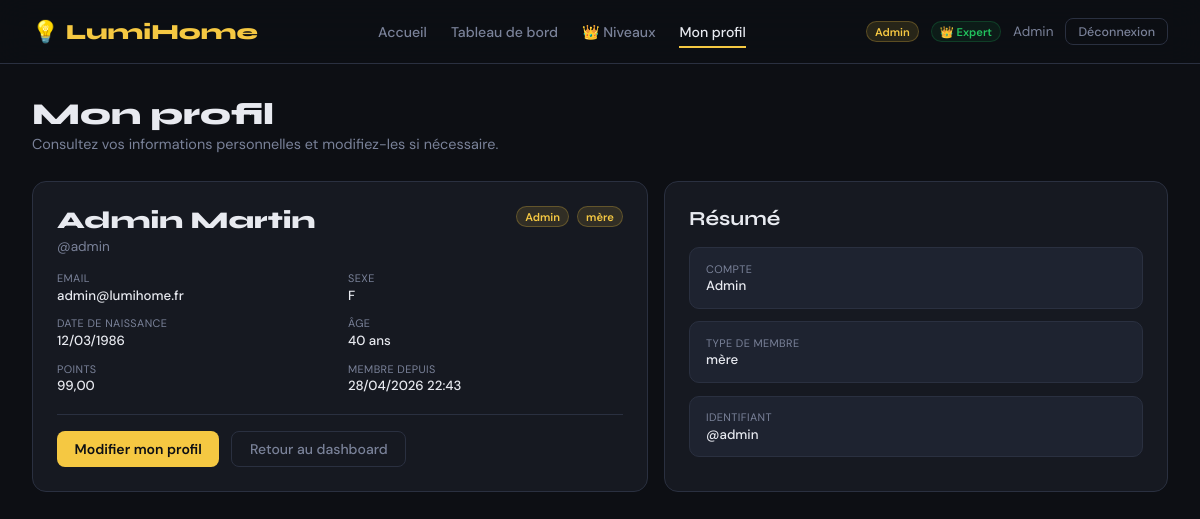
The app's page /Lumihome/index.php?page=profil (signed in) with its own data.
### tables this page shows
CREATE TABLE IF NOT EXISTS utilisateurs (
    id              INT AUTO_INCREMENT PRIMARY KEY,
    login           VARCHAR(50)  NOT NULL UNIQUE,
    nom             VARCHAR(100) NOT NULL,
    prenom          VARCHAR(100) NOT NULL,
    email           VARCHAR(150) NOT NULL UNIQUE,
    mot_de_passe    VARCHAR(255) NOT NULL,
    role            ENUM('visiteur','membre','admin') DEFAULT 'membre',
    est_banni       BOOLEAN DEFAULT FALSE,
    raison_ban      TEXT,
    age             INT,
    sexe            ENUM('M','F','Autre'),
    date_naissance  DATE,
    type_membre     VARCHAR(50) DEFAULT 'habitant',
    points          FLOAT DEFAULT 0,
    created_at      DATETIME DEFAULT CURRENT_TIMESTAMP
);

### Lumihome/includes/config.php (called while the page is built, shortened)
<?php
function escape(string $s): string {
    return htmlspecialchars($s, ENT_QUOTES, 'UTF-8');
}

### Lumihome/pages/profil.php (the view, shortened to what this page needs)
<?php
$profil       = null;
$age          = '-';
try {
    $pdo = db();
    $st  = $pdo->prepare('
        SELECT id, login, nom, prenom, email, role, sexe,
               date_naissance, type_membre, points, created_at
        FROM utilisateurs
        WHERE id = ?
        LIMIT 1
    ');
    $st->execute([$_SESSION['user_id']]);
    $profil = $st->fetch();
    if (!$profil) {
        $erreur_profil = 'Profil introuvable.';
    } elseif (!empty($profil['date_naissance'])) {
        $age = (new DateTime($profil['date_naissance']))->diff(new DateTime())->y . ' ans';
    }
} catch (Exception $e) {
    $erreur_profil = 'Impossible de charger le profil.';
}
$prenom      = escape($profil['prenom']      ?? '');
$nom         = escape($profil['nom']         ?? '');
$email       = escape($profil['email']       ?? '');
$login       = escape($profil['login']       ?? '');
$role        = escape($profil['role']        ?? 'membre');
$sexe        = $profil['sexe']               ?? 'Autre';
$dob         = escape($profil['date_naissance'] ?? '');
$type_membre = $profil['type_membre']        ?? 'habitant';
$points      = isset($profil['points'])
               ? number_format((float) $profil['points'], 2, ',', ' ')
               : '0';
$created_at  = !empty($profil['created_at'])
               ? date('d/m/Y H:i', strtotime($profil['created_at']))
               : '-';
?>
<div class="page">
  <div style="margin-bottom:1.75rem">
    <h1 style="font-family:Syne,sans-serif;font-size:1.9rem;font-weight:800;margin-bottom:.2rem">
      Mon profil
    </h1>
    <p style="font-size:.9rem;color:var(--muted)">
      Consultez vos informations personnelles et modifiez-les si nécessaire.
    </p>
  </div>
  <div class="profil-grid" style="display:grid;grid-template-columns:1.1fr .9fr;gap:1rem">
    <div class="card">
      <div style="display:flex;justify-content:space-between;align-items:flex-start;
                  gap:1rem;flex-wrap:wrap;margin-bottom:1rem">
        <div>
          <div style="font-family:Syne,sans-serif;font-size:1.5rem;font-weight:800">
            <?= $prenom . ' ' . $nom ?>
          </div>
          <div style="font-size:.85rem;color:var(--muted);margin-top:.2rem">
            @<?= $login ?>
          </div>
        </div>
        <div style="display:flex;gap:.5rem;flex-wrap:wrap">
          <span class="badge-role <?= $role === 'admin' ? 'badge-admin' : '' ?>">
            <?= ucfirst($role) ?>
          </span>
          <span class="badge-role"><?= escape($type_membre) ?></span>
        </div>
      </div>
      <div style="display:grid;grid-template-columns:1fr 1fr;gap:.8rem 1rem">
        <div>
          <div class="meta-lbl">Email</div>
          <div class="meta-val"><?= $email ?></div>
        </div>
        <div>
          <div class="meta-lbl">Sexe</div>
          <div class="meta-val"><?= escape($sexe) ?></div>
        </div>
        <div>
          <div class="meta-lbl">Date de naissance</div>
          <div class="meta-val"><?= $dob ? date('d/m/Y', strtotime($dob)) : '-' ?></div>
        </div>
        <div>
          <div class="meta-lbl">Âge</div>
          <div class="meta-val"><?= $age ?></div>
        </div>
        <div>
          <div class="meta-lbl">Points</div>
          <div class="meta-val"><?= $points ?></div>
        </div>
        <div>
          <div class="meta-lbl">Membre depuis</div>
          <div class="meta-val"><?= $created_at ?></div>
        </div>
      </div>
      <div style="margin-top:1.25rem;padding-top:1rem;border-top:1px solid var(--border);
                  display:flex;gap:.75rem;flex-wrap:wrap">
        <button class="btn btn-primary" onclick="toggleEditProfil()">
          Modifier mon profil
        </button>
        <a class="btn btn-outline" href="/Lumihome/index.php?page=dashboard">
          Retour au dashboard
        </a>
      </div>
    </div>
    <div class="card">
      <div class="sec-title" style="margin-bottom:1rem">Résumé</div>
      <div style="display:grid;gap:.8rem">
        <div style="padding:.85rem 1rem;background:var(--surface2);
                    border:1px solid var(--border);border-radius:10px">
          <div class="meta-lbl">Compte</div>
          <div class="meta-val"><?= ucfirst($role) ?></div>
        </div>
        <div style="padding:.85rem 1rem;background:var(--surface2);
                    border:1px solid var(--border);border-radius:10px">
          <div class="meta-lbl">Type de membre</div>
          <div class="meta-val"><?= escape($type_membre) ?></div>
        </div>
        <div style="padding:.85rem 1rem;background:var(--surface2);
                    border:1px solid var(--border);border-radius:10px">
          <div class="meta-lbl">Identifiant</div>
          <div class="meta-val">@<?= $login ?></div>
        </div>
      </div>
    </div>
  </div>
</div>

### Lumihome/assets/css/style.css (style rules this page uses)
*, *::before, *::after { box-sizing: border-box; margin: 0; padding: 0; }
:root { --bg: #0d0f14; --surface: #161921; --surface2: #1e2330; --border: #2a3040; --accent: #f5c842; --accent2: #ff8c42; --text: #e8eaf0; --muted: #7a8299; --on: #22c55e; --off: #ef4444; --r: 14px; }
body { font-family: 'DM Sans', sans-serif; background: var(--bg); color: var(--text); min-height: 100vh; }
a { color: inherit; text-decoration: none; }
.badge-role { font-size: .7rem; font-weight: 600; padding: .15rem .5rem; border-radius: 20px; background: rgba(245, 200, 66, .12); color: var(--accent); border: 1px solid rgba(245, 200, 66, .25); }
.btn { padding: .5rem 1.1rem; border-radius: 8px; border: none; font-family: inherit; font-size: .875rem; font-weight: 500; cursor: pointer; transition: all .18s; }
.btn-outline { background: transparent; border: 1px solid var(--border); color: var(--muted); }
.btn-primary { background: var(--accent); color: #0d0f14; font-weight: 600; }
.page { max-width: 1200px; margin: 0 auto; padding: 2rem; }
.card { background: var(--surface); border: 1px solid var(--border); border-radius: var(--r); padding: 1.5rem; }
.meta-lbl { font-size: .68rem; color: var(--muted); text-transform: uppercase; letter-spacing: .4px; }
.meta-val { font-size: .83rem; font-weight: 500; margin-top: .08rem; }
.sec-title { font-family: 'Syne', sans-serif; font-size: 1.25rem; font-weight: 700; }

### records on screen
utilisateurs: prenom "Admin", nom "Martin", login "admin", role "Admin", type_membre "mère", email "admin@lumihome.fr", sexe "F", date_naissance "12/03/1986", date_naissance "40 ans", points "99,00", created_at "28/04/2026 22:43"

### other values on screen
$emoji_nav "👑"
$user_role "Admin"
$_SESSION['niveau'] "Expert"
$user_prenom "Admin"
